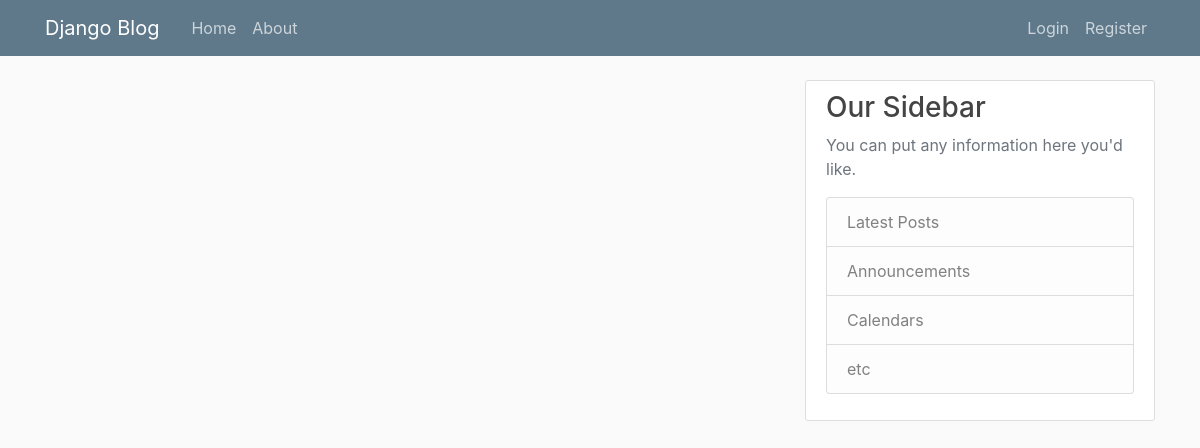
The app's page /, older data.
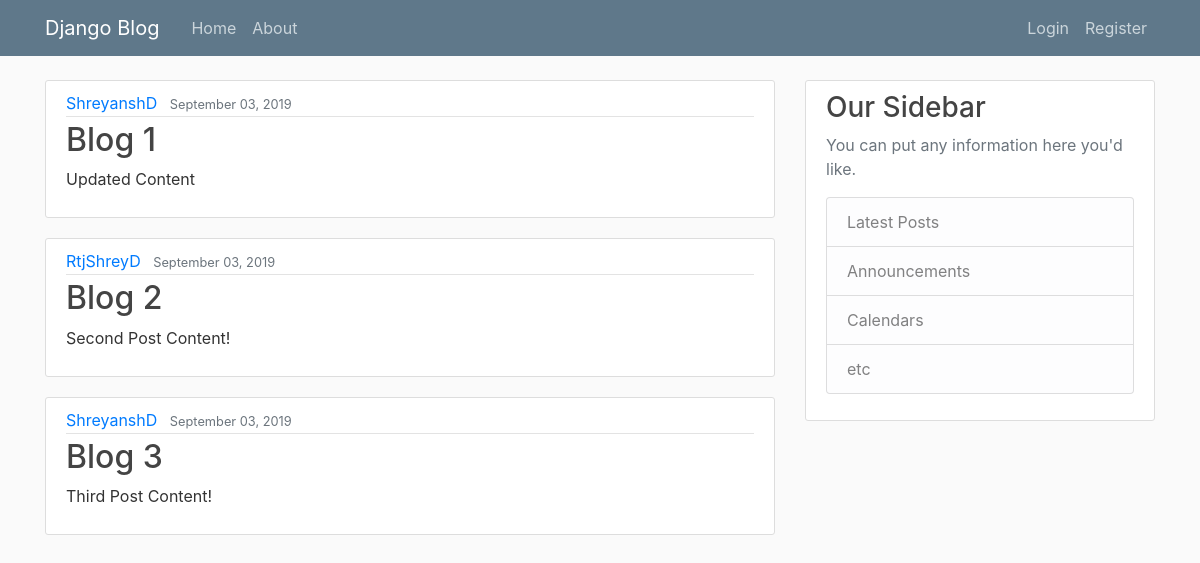
The same page, newer data.
### blog/models.py (models this page shows, shortened)
class Post(models.Model):
    title = models.CharField(max_length=100)
    content = models.TextField()
    date_posted = models.DateTimeField(default=timezone.now) #if date is not added by user posting then it will take current default date
    author = models.ForeignKey(User, on_delete=models.CASCADE) #on_delete=....here is specifying if the user is deleted then delete the posts too

### blog/views.py (the view)
# urls.py: path('', views.home, name = 'blog-home'),
def home(request):
    context = {
        'posts': Post.objects.all()
    }
    return render(request, 'blog/home.html', context)

### blog/templates/blog/home.html
{% extends "blog/base.html" %}
{% block content %}
    {% for post in posts %}
        <article class="media content-section">
            <div class="media-body">
                <div class="article-metadata">
                    <a class="mr-2" href="#">{{ post.author }}</a>
                    <small class="text-muted">{{ post.date_posted | date:"F d, Y" }}</small>  <! Date formatting is from the documentatn at https://docs.djangoproject.com/en/2.1/ref/templates/builtins/#date >
                </div>
                <h2><a class="article-title" href="#">{{ post.title }}</a></h2>
                <p class="article-content">{{ post.content }}</p>
            </div>
        </article>
    {% endfor %}
{% endblock content %}

### blog/templates/blog/base.html (shortened to what this page needs)
{% load static %}
<!DOCTYPE html>
<html>
    <head>
        <link rel="stylesheet" href="https://maxcdn.bootstrapcdn.com/bootstrap/4.0.0/css/bootstrap.min.css">
        <link rel="stylesheet" type="text/css" href="{% static 'blog/main.css' %}">
    </head>
    <body>
            <header class="site-header">
                    <nav class="navbar navbar-expand-md navbar-dark bg-steel fixed-top">
                      <div class="container">
                            <a class="navbar-brand mr-4" href="{% url 'blog-home' %}">Django Blog</a>
                            <div class="collapse navbar-collapse" id="navbarToggle">
                                <div class="navbar-nav mr-auto">
                                    <a class="nav-item nav-link" href="{% url 'blog-home' %}">Home</a>
                                    <a class="nav-item nav-link" href="{% url 'blog-about' %}">About</a>
                                </div>
                                <div class="navbar-nav"> <! A conditional needs to exist here which can check whether user is logged in or logged out>
                                  {% if user.is_authenticated %}
                                    <a class="nav-item nav-link" href="{% url 'logout' %}">Logout</a>
                                  {% else %}
                                    <a class="nav-item nav-link" href="{% url 'login' %}">Login</a>
                                    <a class="nav-item nav-link" href="{% url 'register' %}">Register</a>
                                  {% endif %}
                                </div>
                            </div>
                      </div>
                    </nav>
            </header>
            <main role="main" class="container">
                    <div class="row">
                      <div class="col-md-8">
                        {% block content %}{% endblock %}
                      </div>
                      <div class="col-md-4">
                        <div class="content-section">
                          <h3>Our Sidebar</h3>
                          <p class='text-muted'>You can put any information here you'd like.
                            <ul class="list-group">
                              <li class="list-group-item list-group-item-light">Latest Posts</li>
                              <li class="list-group-item list-group-item-light">Announcements</li>
                              <li class="list-group-item list-group-item-light">Calendars</li>
                              <li class="list-group-item list-group-item-light">etc</li>
                            </ul>
                          </p>
                        </div>
                      </div>
                    </div>
                  </main>
  </body>
    </body>
</html>

### blog/static/blog/main.css (style rules this page uses)
body { background: #fafafa; color: #333333; margin-top: 5rem; }
h1, h2, h3, h4, h5, h6 { color: #444444; }
ul { margin: 0; }
.bg-steel { background-color: #5f788a; }
.site-header .navbar-nav .nav-link { color: #cbd5db; }
.content-section { background: #ffffff; padding: 10px 20px; border: 1px solid #dddddd; border-radius: 3px; margin-bottom: 20px; }
.article-title { color: #444444; }
.article-content { white-space: pre-line; }
.article-metadata { padding-bottom: 1px; margin-bottom: 4px; border-bottom: 1px solid #e3e3e3 }

Row changes from the older to the newer data that the page shows:
added Post: author "ShreyanshD", date_posted "September 03, 2019", title "Blog 1", content "Updated Content"
added Post: author "RtjShreyD", date_posted "September 03, 2019", title "Blog 2", content "Second Post Content!"
added Post: author "ShreyanshD", date_posted "September 03, 2019", title "Blog 3", content "Third Post Content!"
